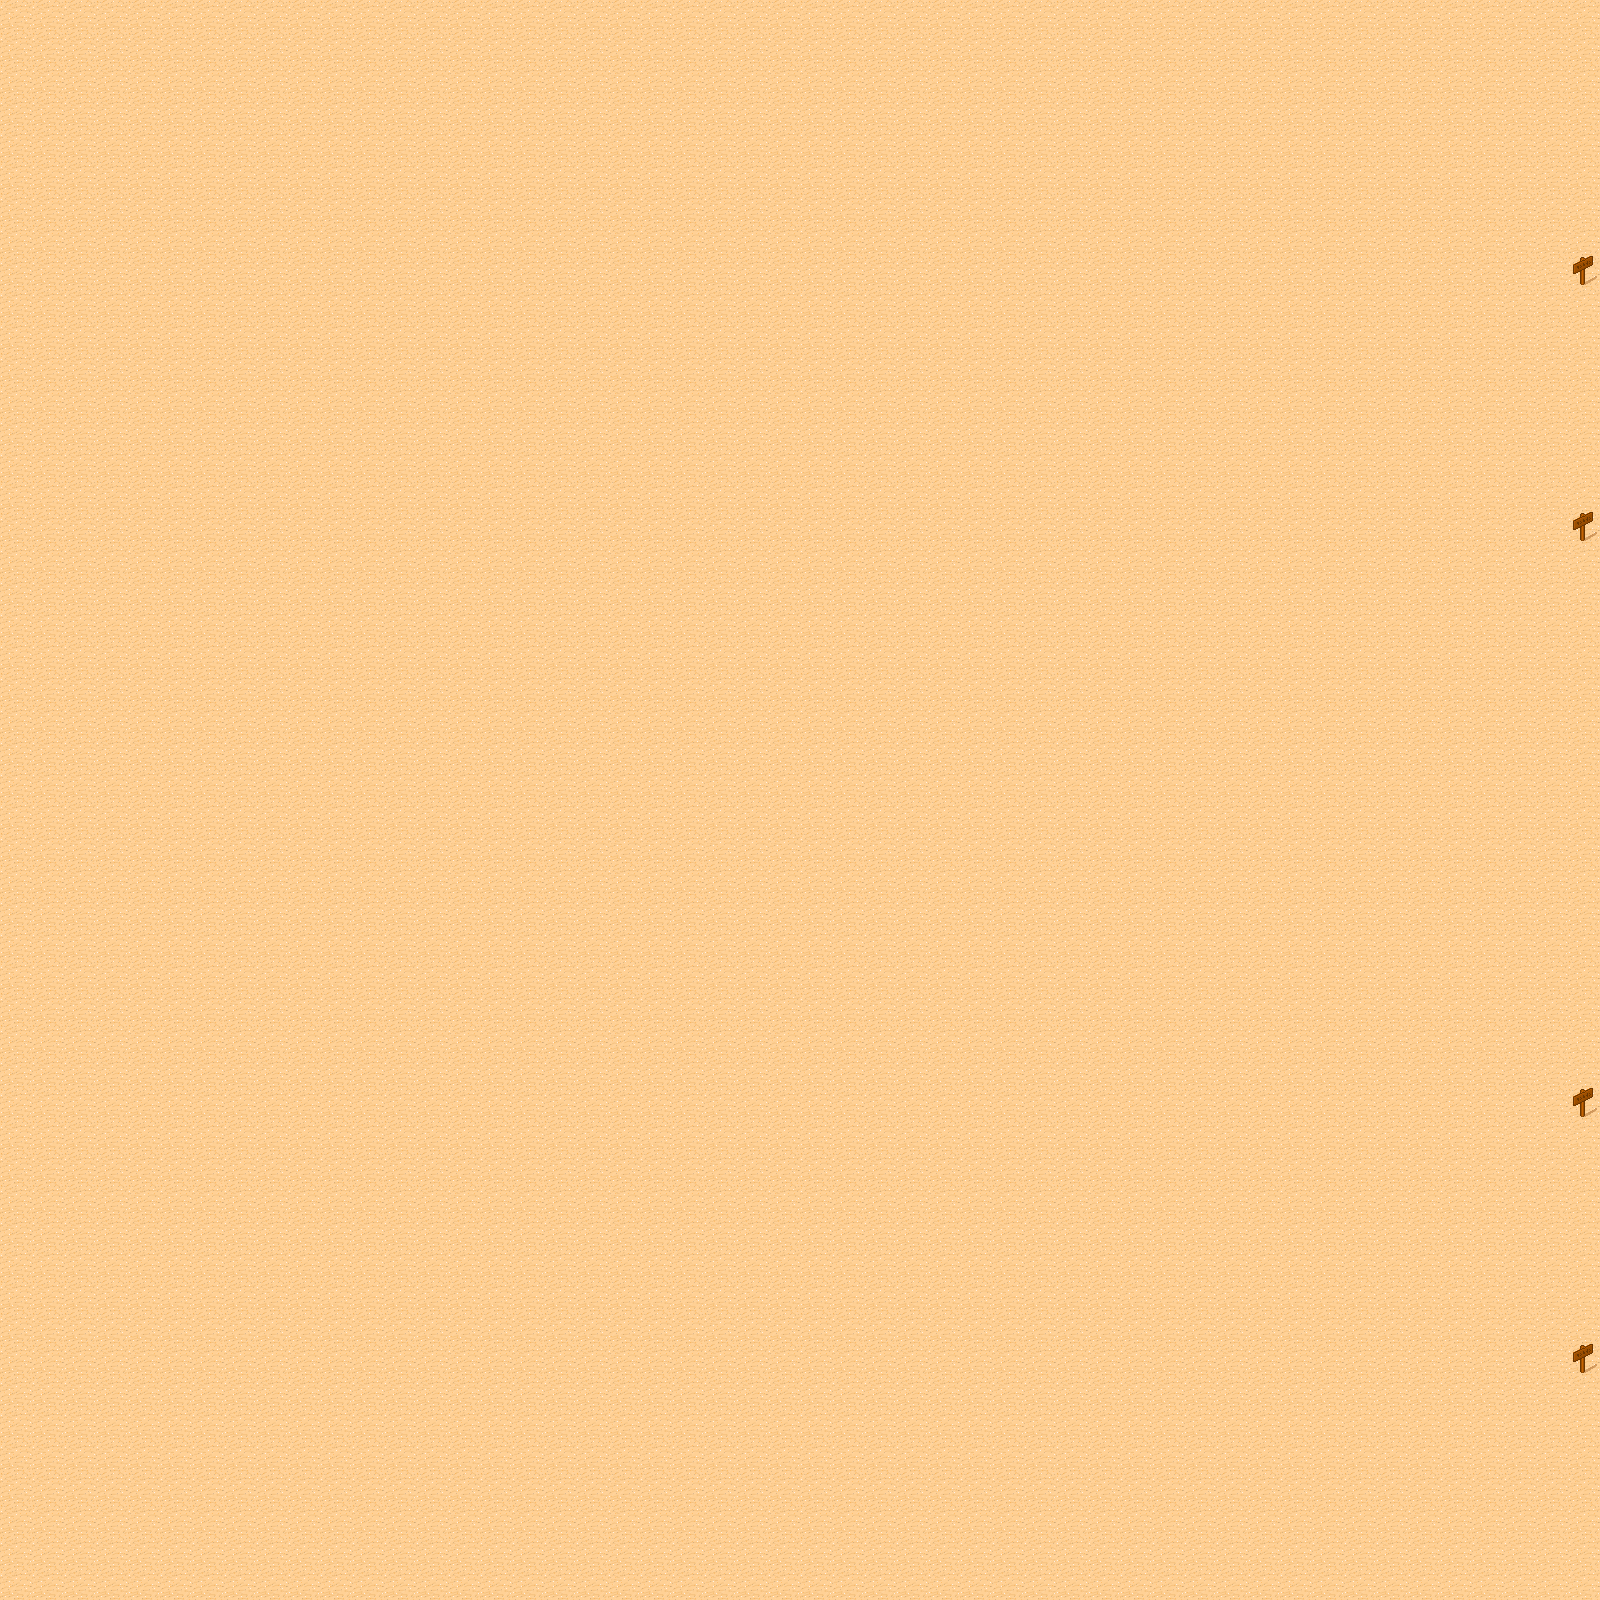

Tiled map render using the project's own tile images. Description and the map definition, with tile-layer contents summarised, below:
An orthogonal 50x50 tile map with 32x32 px tiles, 1 tile layer (background), 3 tilesets.

<map version="1.0" orientation="orthogonal" renderorder="right-down" width="50" height="50" tilewidth="32" tileheight="32" nextobjectid="1">
 <tileset firstgid="1" source="../../../tilesets/desert-with-pit.tsx" />
 <tileset firstgid="67" source="../../../tilesets/meta-tile.tsx" />
 <tileset firstgid="68" source="../../../tilesets/bathroom-obstacles.tsx" />
 <layer name="background" width="50" height="50">
  <data>[2500 cells, 2500 non-empty, 2 distinct tile ids]</data>
 </layer>
</map>
